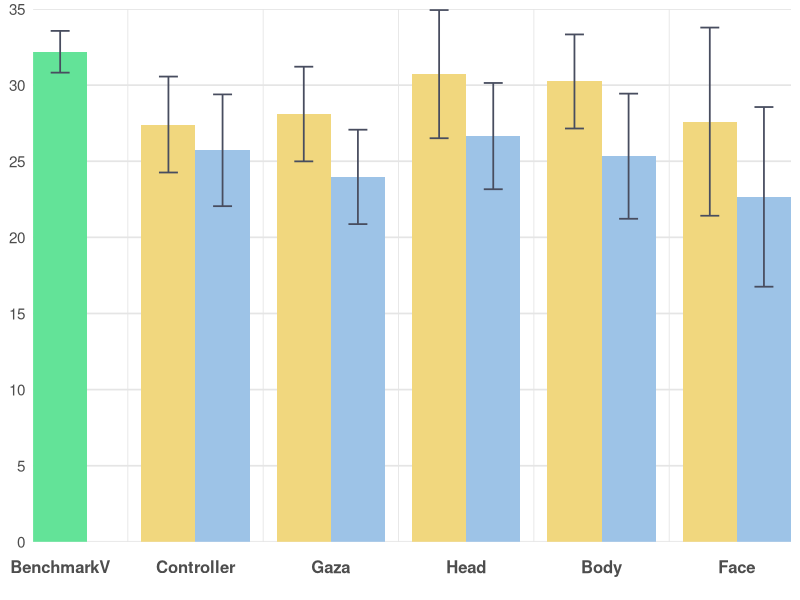
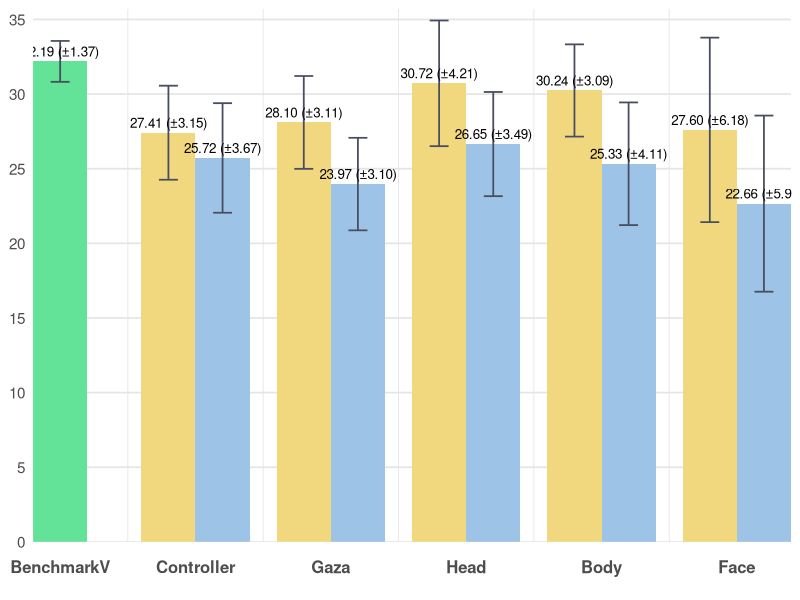
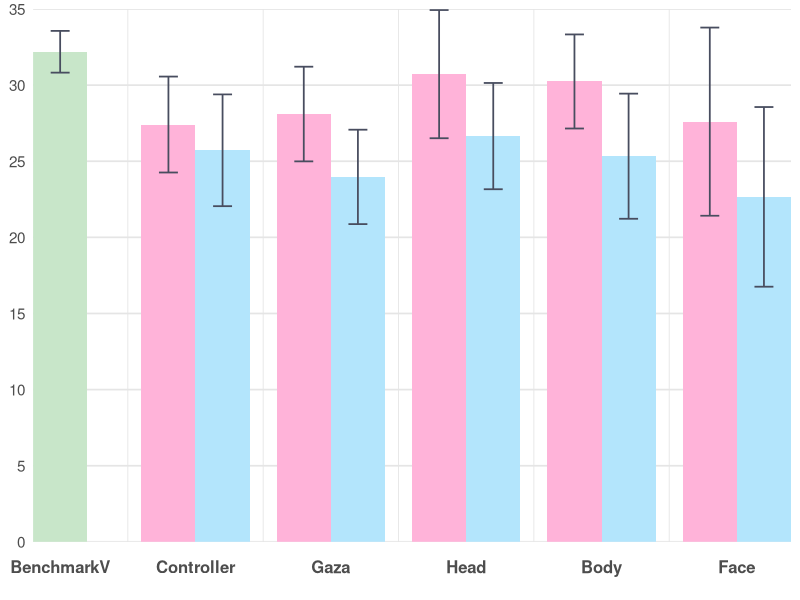
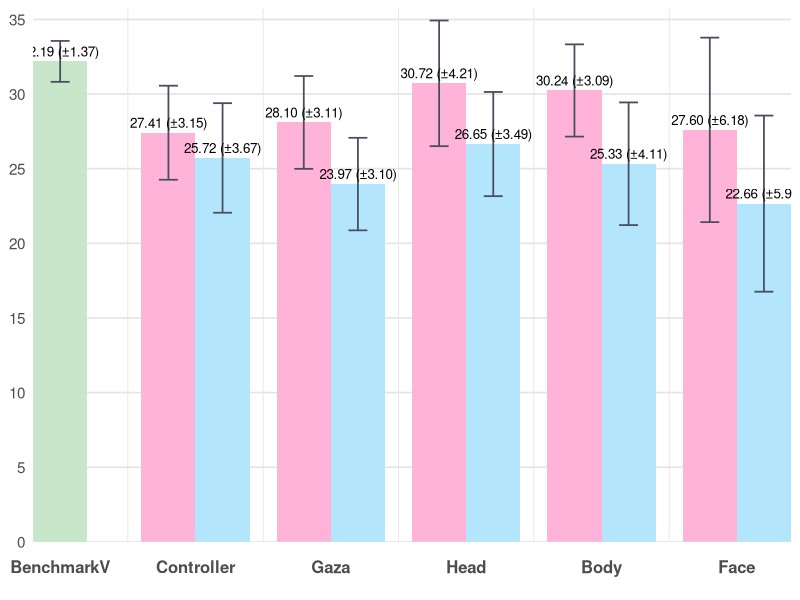
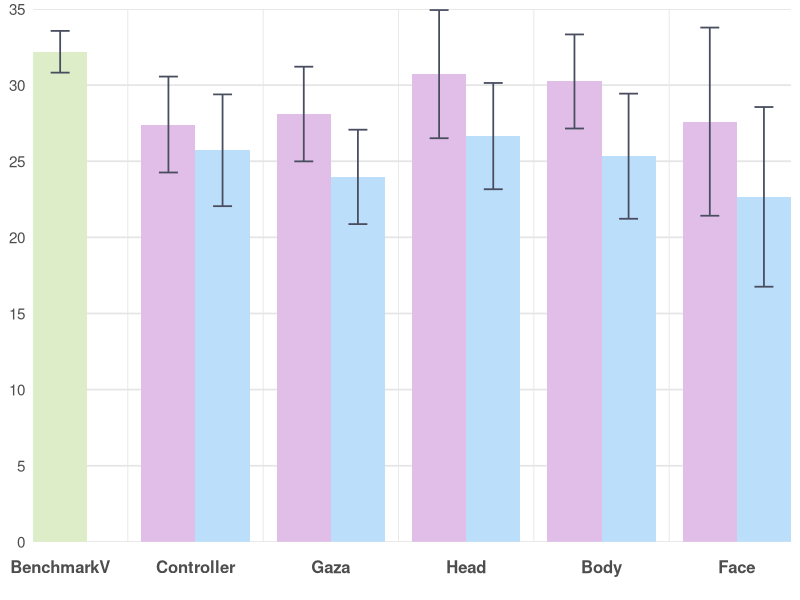
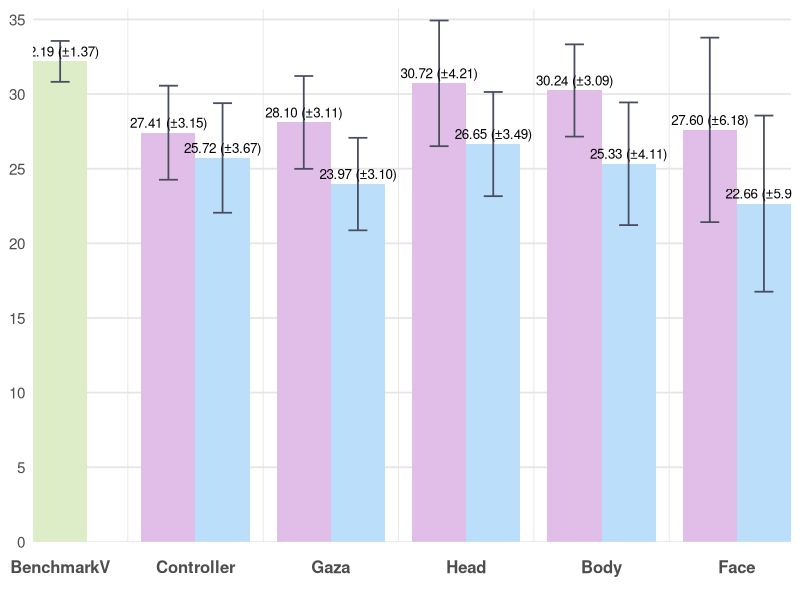
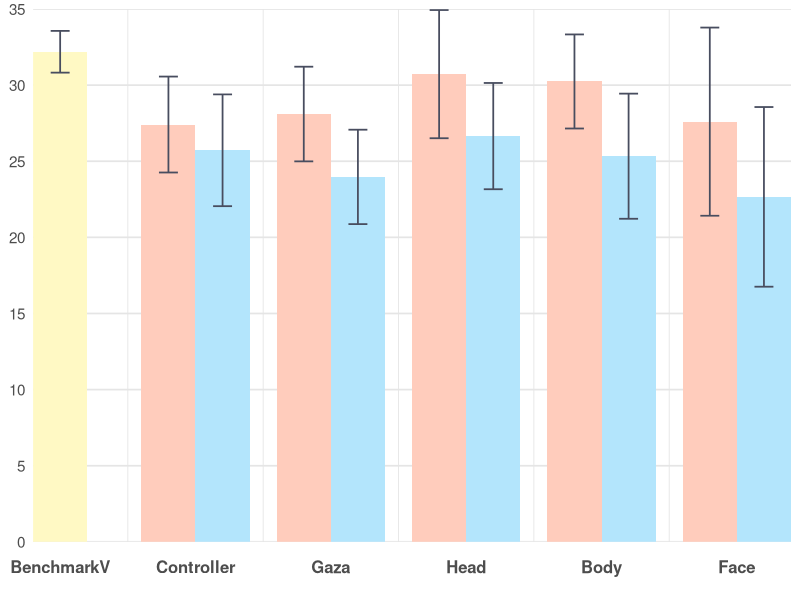
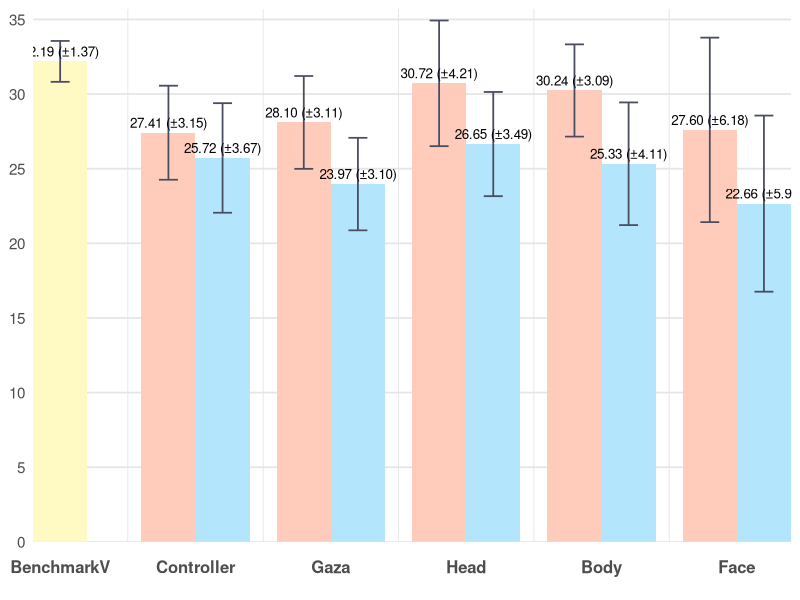

Reproduce these figures in R, in order.
# ================= Packages =================
if (!require(ggplot2)) install.packages("ggplot2")
library(ggplot2)

# ================= Data =================
bench_mean <- 32.19; bench_sd <- 1.37

dat <- data.frame(
  Category = c("BenchmarkV",
               "Controller","Controller",
               "Gaza","Gaza",
               "Head","Head",
               "Body","Body",
               "Face","Face"),
  slot     = c("C",
               "L","R",
               "L","R",
               "L","R",
               "L","R",
               "L","R"),
  series   = c("BenchmarkV",
               "Easy","Hard",
               "Easy","Hard",
               "Easy","Hard",
               "Easy","Hard",
               "Easy","Hard"),
  mean     = c(bench_mean,
               27.41, 25.72,
               28.10, 23.97,
               30.72, 26.65,
               30.24, 25.33,
               27.60, 22.66),
  sd       = c(bench_sd,
               3.15, 3.67,
               3.11, 3.10,
               4.21, 3.49,
               3.09, 4.11,
               6.18, 5.90),
  stringsAsFactors = FALSE
)

# 固定横轴顺序
dat$Category <- factor(dat$Category,
  levels = c("BenchmarkV","Controller","Gaza","Head","Body","Face"))
dat$slot   <- factor(dat$slot, levels = c("L","C","R"))
dat$series <- factor(dat$series, levels = c("Easy","BenchmarkV","Hard"))

# ================= 手动定位（确保居中+无缝贴合） =================
# 以每个类目的中心为整数(1,2,3,...)，在左右各偏移 delta；两柱宽度为 bar_w，
# 令 bar_w = 2*delta -> L 与 R 正好在中间“无缝贴合”
group_w <- 0.8               # 每个类目总体占宽（<1 避免挤到相邻类目）
delta   <- group_w / 4       # 0.2
bar_w   <- group_w / 2       # 0.4  => 与上式使两柱贴合

offset_map <- c(L = -delta, C = 0, R = +delta)

x_base <- as.numeric(dat$Category)
dat$x  <- x_base + unname(offset_map[as.character(dat$slot)])

# ================= 配色方案选择 =================
# 方案0：你指定的配色
palette_0 <- list(
  Easy = "#F1D77E",      # 淡黄色
  Hard = "#9DC3E7",      # 淡蓝色
  BenchmarkV = "#63E398" # 淡绿色
)

# 方案1：马卡龙粉色系（甜美粉嫩）
palette_1 <- list(
  Easy = "#FFB3D9",      # 粉红色
  Hard = "#B3E5FC",      # 天蓝色
  BenchmarkV = "#C8E6C9" # 粉绿色
)

# 方案2：马卡龙紫色系（优雅淡雅）
palette_2 <- list(
  Easy = "#E1BEE7",      # 淡紫色
  Hard = "#BBDEFB",      # 淡蓝色
  BenchmarkV = "#DCEDC8" # 淡黄绿色
)

# 方案3：马卡龙橙色系（温暖清新）
palette_3 <- list(
  Easy = "#FFCCBC",      # 淡橙色
  Hard = "#B3E5FC",      # 淡蓝色
  BenchmarkV = "#FFF9C4" # 淡黄色
)

# 方案4：海蓝/青绿+深海蓝+珊瑚橙
palette_4 <- list(
  Easy = "#2AA9A1",      # 海蓝/青绿色
  Hard = "#F28C6B",      # 珊瑚橙
  BenchmarkV = "#1D4E89" # 深海蓝
)

# 方案5：暗灰蓝+石灰绿+柔粉红
palette_5 <- list(
  Easy = "#455A80",      # 暗灰蓝
  Hard = "#E8B7C7",      # 柔粉红
  BenchmarkV = "#8FCB9B" # 石灰绿
)

# 方案6：金黄色+暗紫+极淡灰
palette_6 <- list(
  Easy = "#D9A441",      # 金黄色
  Hard = "#E8E8E8",      # 极淡灰
  BenchmarkV = "#3C2F51" # 暗紫
)

# 方案7：赭石/陶土橙+鼠尾草绿+清浅天蓝
palette_7 <- list(
  Easy = "#D17C6B",      # 赭石/陶土橙
  Hard = "#6EB8E6",      # 清浅天蓝
  BenchmarkV = "#9EBF9D" # 鼠尾草绿
)

# 方案8：赛博青+深石墨灰+桃紫/品红
palette_8 <- list(
  Easy = "#00A9A5",      # 赛博青
  Hard = "#D46BBB",      # 桃紫/品红
  BenchmarkV = "#3D3D3D" # 深石墨灰
)

# 配色方案列表
palettes <- list(palette_0, palette_1, palette_2, palette_3, 
                 palette_4, palette_5, palette_6, palette_7, palette_8)
palette_names <- c("custom", "pink", "purple", "orange",
                    "teal_blue", "sage_green", "gold_purple", "terracotta", "cyber_gray")

err_col   <- "#484D5F"

theme_base <- theme_minimal(base_size = 13) +
  theme(
    legend.position    = "none",
    panel.background   = element_rect(fill = "#FFFFFF", color = NA),  # 白底
    plot.background    = element_rect(fill = "#FFFFFF", color = NA),  # 白底
    panel.grid.major   = element_line(color = "#E5E5E5"),  # 浅灰色网格线
    panel.grid.minor   = element_line(color = "#E5E5E5"),  # 浅灰色网格线
    panel.grid.major.x = element_blank(),  # 竖线不用
    axis.text.x        = element_text(size = 12, face = "bold", 
                                       margin = margin(t = 10, b = 10)),  # 底部文字距离坐标轴更远
    axis.text.y        = element_text(size = 11),
    axis.title         = element_blank()
  )

# y 轴主刻度=5，无次刻度
y_top    <- ceiling(max(dat$mean + dat$sd) / 5) * 5
y_breaks <- seq(0, y_top, by = 5)

# x 轴：用数值坐标，刻度放在每个类目中心
x_breaks <- seq_along(levels(dat$Category))
x_labels <- levels(dat$Category)

# ================= 循环生成所有配色方案 =================
for (i in 1:length(palettes)) {
  current_pal <- palettes[[i]]
  pal_name <- palette_names[i]
  
  col_easy  <- current_pal$Easy
  col_hard  <- current_pal$Hard
  col_bench <- current_pal$BenchmarkV
  
  # 图1：不带标注
  p1 <- ggplot(dat, aes(x = x, y = mean, fill = series)) +
    geom_col(width = bar_w, position = "identity", colour = NA) +
    geom_errorbar(aes(ymin = mean - sd, ymax = mean + sd),
                  width = bar_w * 0.35, color = err_col, linewidth = 0.6,
                  position = "identity") +
    scale_fill_manual(values = c(Easy = col_easy, BenchmarkV = col_bench, Hard = col_hard)) +
    scale_y_continuous(breaks = y_breaks, minor_breaks = NULL) +
    scale_x_continuous(breaks = x_breaks, labels = x_labels, expand = c(0, 0)) +
    coord_cartesian(ylim = c(0, y_top), expand = 0) +
    theme_base
  
  # 图2：带"均值(±SD)"标注
  lab_df <- transform(dat, label = sprintf("%.2f (±%.2f)", mean, sd))
  
  p2 <- ggplot(dat, aes(x = x, y = mean, fill = series)) +
    geom_col(width = bar_w, position = "identity", colour = NA) +
    geom_errorbar(aes(ymin = mean - sd, ymax = mean + sd),
                  width = bar_w * 0.35, color = err_col, linewidth = 0.6,
                  position = "identity") +
    geom_text(data = lab_df, aes(label = label),
              vjust = -0.5, size = 3.4, position = "identity") +
    scale_fill_manual(values = c(Easy = col_easy, BenchmarkV = col_bench, Hard = col_hard)) +
    scale_y_continuous(breaks = y_breaks, minor_breaks = NULL) +
    scale_x_continuous(breaks = x_breaks, labels = x_labels, expand = c(0, 0)) +
    coord_cartesian(ylim = c(0, y_top * 1.02), expand = 0) +
    theme_base
  
  # 保存文件
  ggsave(sprintf("bars_%s_no_labels.png", pal_name), p1, width = 8, height = 4.2, dpi = 300, bg = "white")
  ggsave(sprintf("bars_%s_with_labels.png", pal_name), p2, width = 8, height = 4.6, dpi = 300, bg = "white")
  
  cat(sprintf("配色方案 %d (%s) 已生成\n", i-1, pal_name))
}
